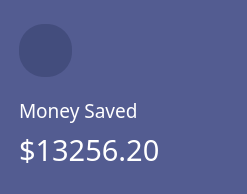
           <widget class="QWidget" name="money_saved_widget" native="true">
            <property name="minimumSize">
             <size>
              <width>247</width>
              <height>194</height>
             </size>
            </property>
            <property name="maximumSize">
             <size>
              <width>247</width>
              <height>194</height>
             </size>
            </property>
            <property name="styleSheet">
             <string notr="true">background-color: #535C91;
border-radius: 25px;</string>
            </property>
            <layout class="QVBoxLayout" name="verticalLayout_10">
             <property name="leftMargin">
              <number>19</number>
             </property>
             <item>
              <spacer name="verticalSpacer_18">
               <property name="orientation">
                <enum>Qt::Vertical</enum>
               </property>
               <property name="sizeHint" stdset="0">
                <size>
                 <width>20</width>
                 <height>2</height>
                </size>
               </property>
              </spacer>
             </item>
             <item>
              <layout class="QHBoxLayout" name="horizontalLayout_14">
               <item>
                <widget class="QPushButton" name="money_saved_wallet_icon_button">
                 <property name="styleSheet">
                  <string notr="true">background-color: rgba(7,15,43,0.2);
image: url(:/img/img/dark_wallet.svg);
width: 53px;
height: 53px;</string>
                 </property>
                 <property name="text">
                  <string/>
                 </property>
                </widget>
               </item>
               <item>
                <spacer name="horizontalSpacer_22">
                 <property name="orientation">
                  <enum>Qt::Horizontal</enum>
                 </property>
                 <property name="sizeHint" stdset="0">
                  <size>
                   <width>171</width>
                   <height>20</height>
                  </size>
                 </property>
                </spacer>
               </item>
              </layout>
             </item>
             <item>
              <spacer name="verticalSpacer_19">
               <property name="orientation">
                <enum>Qt::Vertical</enum>
               </property>
               <property name="sizeHint" stdset="0">
                <size>
                 <width>20</width>
                 <height>0</height>
                </size>
               </property>
              </spacer>
             </item>
             <item>
              <layout class="QHBoxLayout" name="horizontalLayout_15">
               <item>
                <widget class="QLabel" name="money_saved_label">
                 <property name="font">
                  <font>
                   <family>Poppins</family>
                   <pointsize>14</pointsize>
                  </font>
                 </property>
                 <property name="styleSheet">
                  <string notr="true">color: white;
text-align: left;</string>
                 </property>
                 <property name="text">
                  <string>Money Saved</string>
                 </property>
                </widget>
               </item>
               <item>
                <spacer name="horizontalSpacer_24">
                 <property name="orientation">
                  <enum>Qt::Horizontal</enum>
                 </property>
                 <property name="sizeHint" stdset="0">
                  <size>
                   <width>88</width>
                   <height>20</height>
                  </size>
                 </property>
                </spacer>
               </item>
              </layout>
             </item>
             <item>
              <layout class="QHBoxLayout" name="horizontalLayout_16">
               <item>
                <widget class="QLabel" name="money_saved_value_label">
                 <property name="font">
                  <font>
                   <family>Poppins</family>
                   <pointsize>22</pointsize>
                  </font>
                 </property>
                 <property name="styleSheet">
                  <string notr="true">color: white;
text-align: left;</string>
                 </property>
                 <property name="text">
                  <string>$13256.20</string>
                 </property>
                </widget>
               </item>
               <item>
                <spacer name="horizontalSpacer_26">
                 <property name="orientation">
                  <enum>Qt::Horizontal</enum>
                 </property>
                 <property name="sizeHint" stdset="0">
                  <size>
                   <width>78</width>
                   <height>20</height>
                  </size>
                 </property>
                </spacer>
               </item>
              </layout>
             </item>
             <item>
              <spacer name="verticalSpacer_20">
               <property name="orientation">
                <enum>Qt::Vertical</enum>
               </property>
               <property name="sizeHint" stdset="0">
                <size>
                 <width>20</width>
                 <height>0</height>
                </size>
               </property>
              </spacer>
             </item>
            </layout>
           </widget>
